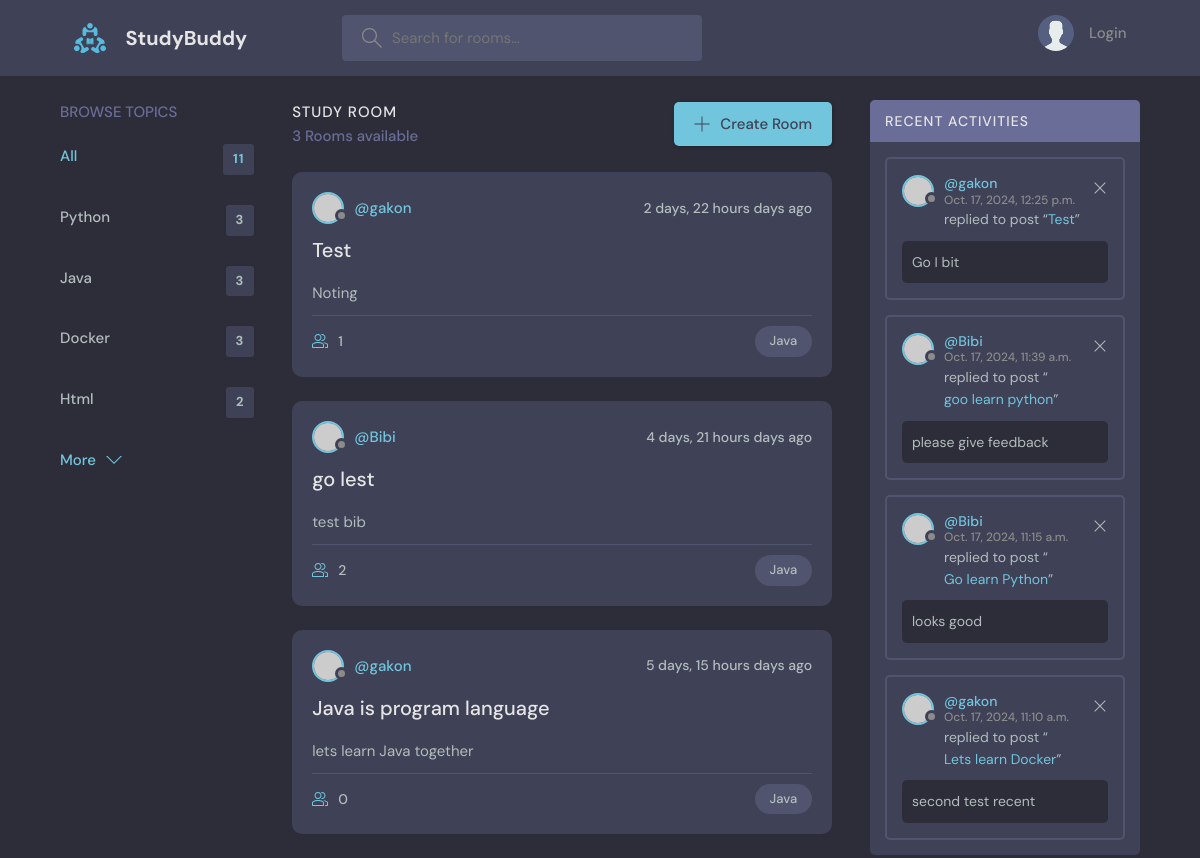
Page /Java/ on the committed database.
### base/models.py (models this page shows, shortened)
class Topics(models.Model):
    name = models.CharField(max_length=200)
    class Meta:
        pass
    def __str__(self):
        return self.name

class Rooms(models.Model):
    host = models.ForeignKey(User,on_delete=models.SET_NULL,null=True)
    topic = models.ForeignKey(Topics,on_delete=models.SET_NULL,null=True)
    name = models.CharField(max_length=200)
    description = models.TextField(max_length=2000)
    participants = models.ManyToManyField(
        User, related_name='participants', blank=True)
    created = models.DateTimeField(auto_now = True)
    updated = models.DateTimeField(auto_now_add=True)
    class Meta:
        ordering = ['-created']

class Message(models.Model):
    User = models.ForeignKey(User,on_delete=models.CASCADE)
    Room = models.ForeignKey(Rooms,on_delete=models.CASCADE)
    body = models.TextField(max_length=2000,null=True)
    created = models.DateTimeField(auto_now= True)
    updated = models.DateTimeField(auto_now_add=True)
    class Meta:
        ordering = ['-created']

### base/views.py (the view)
# urls.py: path('',views.home, name='home'),
def home(request,topic_room='All'):
    q = request.GET.get('q') if request.GET.get('q') != None else ''
    topics = Topics.objects.all()
    rooms_count = Rooms.objects.all().count()
    messages = Message.objects.all()[0:4]
    if topic_room == "All":
        rooms = Rooms.objects.filter(name__icontains=q)
    else:
        rooms = Rooms.objects.filter(topic__name=topic_room)
    context = {'topics':topics,
               'rooms':rooms,
               'rooms_count':rooms_count,
               'messages':messages
               }
    return render(request,'main_content.html',context)

### templates/main_content.html (shortened to what this page needs)
{% extends "main.html" %}
{%block content%}
<main class="layout layout--3">
      <div class="container">
        <div class="topics">
          <div class="topics__header">
            <h2>Browse Topics</h2>
          </div>
          <ul class="topics__list">
            <li>
              <a href="{%url 'topic-room' 'All' %}" class="active">All <span>{{rooms_count}}</span></a>
            </li>
            {%for topic in topics%}
            <li>
              <a href="{%url 'topic-room' topic.name %}">{{topic}} <span>{{topic.rooms_set.all.count}}</span></a>
            </li>
            {% endfor %}
          </ul>
          <a class="btn btn--link" href="topics.html">
            More
            <svg version="1.1" xmlns="http://www.w3.org/2000/svg" width="32" height="32" viewBox="0 0 32 32">
              <title>chevron-down</title>
              <path d="M16 21l-13-13h-3l16 16 16-16h-3l-13 13z"></path>
            </svg>
          </a>
        </div>
        <div class="roomList">
          <div class="roomList__header">
            <div>
              <h2>Study Room</h2>
              <p>{{rooms.count}} Rooms available</p>
            </div>
            <a class="btn btn--main" href="{%url 'create_room'%}">
              <svg version="1.1" xmlns="http://www.w3.org/2000/svg" width="32" height="32" viewBox="0 0 32 32">
                <title>add</title>
                <path
                  d="M16.943 0.943h-1.885v14.115h-14.115v1.885h14.115v14.115h1.885v-14.115h14.115v-1.885h-14.115v-14.115z"
                ></path>
              </svg>
              Create Room
            </a>
          </div>
          {% for room in rooms %}
          <div class="roomListRoom">
            <div class="roomListRoom__header">
              <a href="profile.html" class="roomListRoom__author">
                <div class="avatar avatar--small">
                  <img src="https://randomuser.me/api/portraits/women/11.jpg" />
                </div>
                <span>@{{room.host}}</span>
              </a>
              <div class="roomListRoom__actions">
                <span>{{room.created|timesince}} days ago</span>
              </div>
            </div>
            <div class="roomListRoom__content">
              <a href="{%url 'room' room.id%}">{{room.name}}</a>
              <p>
                {{room.description}}
              </p>
            </div>
            <div class="roomListRoom__meta">
              <a href="{%url 'room' room.id%}" class="roomListRoom__joined">
                {{room.participants.all.count}}
              </a>
              <p class="roomListRoom__topic">{{room.topic}}</p>
            </div>
          </div>
          {%endfor%}
        </div>
        <div class="activities">
          <div class="activities__header">
            <h2>Recent Activities</h2>
          </div>
          {% for message in messages %}
          <div class="activities__box">
            <div class="activities__boxHeader roomListRoom__header">
              <a href="profile.html" class="roomListRoom__author">
                <div class="avatar avatar--small">
                  <img src="https://randomuser.me/api/portraits/women/11.jpg" />
                </div>
                <p>
                  @{{message.User}}
                  <span>{{message.created}}</span>
                </p>
              </a>
              <div class="roomListRoom__actions">
                <a href="#">
                  <svg version="1.1" xmlns="http://www.w3.org/2000/svg" width="32" height="32" viewBox="0 0 32 32">
                    <title>remove</title>
                    <path
                      d="M27.314 6.019l-1.333-1.333-9.98 9.981-9.981-9.981-1.333 1.333 9.981 9.981-9.981 9.98 1.333 1.333 9.981-9.98 9.98 9.98 1.333-1.333-9.98-9.98 9.98-9.981z"
                    ></path>
                  </svg>
                </a>
              </div>
            </div>
            <div class="activities__boxContent">
              <p>replied to post “<a href="room.html">{{message.Room.name}}</a>”</p>
              <div class="activities__boxRoomContent">
                {{message.body}}
              </div>
            </div>
          </div>
          {% endfor %}
        </div>
      </div>
    </main>
{%endblock%}

### rows in the picture
Topics: name "Python", rooms_set.all.count "3"
Topics: name "Java", rooms_set.all.count "3"
Topics: name "Docker", rooms_set.all.count "3"
Topics: name "Html", rooms_set.all.count "2"
Rooms: host "gakon", created "2 days, 22 hours", name "Test", description "Noting", participants.all.count "1", topic "Java"
Rooms: host "Bibi", created "4 days, 21 hours", name "go lest", description "test bib", participants.all.count "2", topic "Java"
Rooms: host "gakon", created "5 days, 15 hours", name "Java is program language", description "lets learn Java together", participants.all.count "0", topic "Java"
Message: User "gakon", created "Oct. 17, 2024, 12:25 p.m.", Room.name "Test", body "Go I bit"
Message: User "Bibi", created "Oct. 17, 2024, 11:39 a.m.", Room.name "goo learn python", body "please give feedback"
Message: User "Bibi", created "Oct. 17, 2024, 11:15 a.m.", Room.name "Go learn Python", body "looks good"
Message: User "gakon", created "Oct. 17, 2024, 11:10 a.m.", Room.name "Lets learn Docker", body "second test recent"

### other values in the picture
{{ rooms_count }} "11"
{{ rooms.count }} "3"
